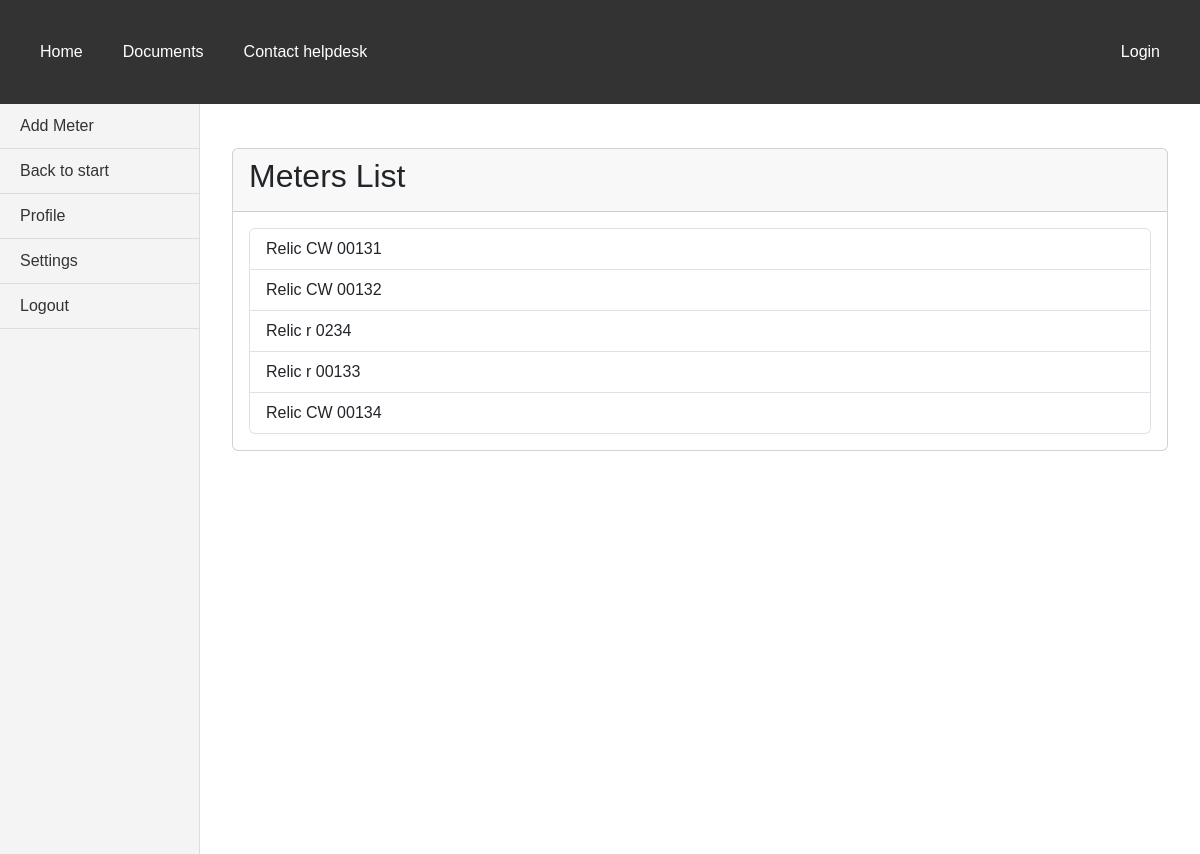
The app's page /bills/meters/, older data.
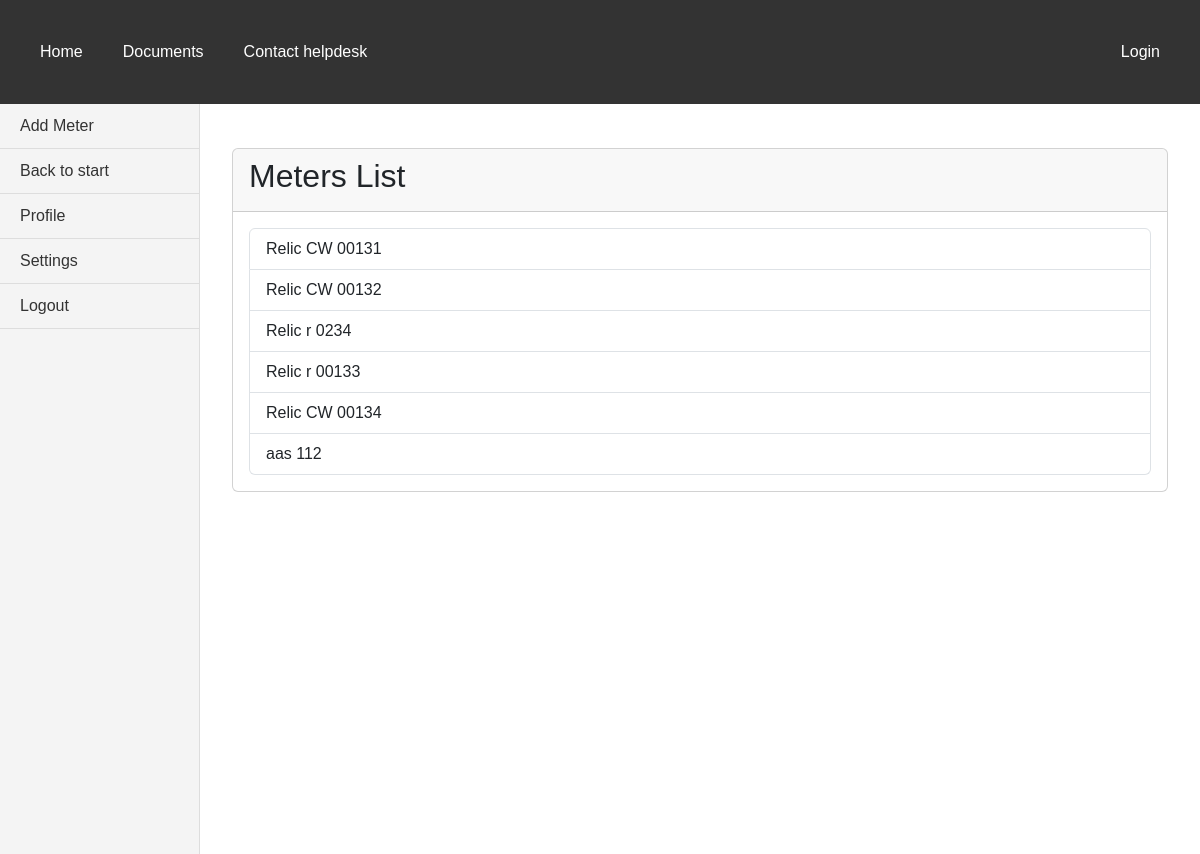
The same page, newer data.
### bills/models.py (models this page shows)
class Meter(models.Model):
    CHOICES = [('cold', 'Cold water'), ('electricity', 'Electricity'), ('hot', 'Hot water'), ('heat', 'Heat'), ('other', 'Other')]
    type = models.CharField('Type of meter', max_length=15, choices=CHOICES)
    manufacturer = models.CharField('Manufacturer', default=" ", max_length=30, validators=[MinLengthValidator(2, 'Must be at least 2 characters')])
    series = models.CharField('Series (if applicable)', default=" ", max_length=5)
    number = models.CharField('Meter number', max_length=10, validators=[
        MinLengthValidator(2, 'Must be at least 2 digits'),
        valid_meter_nr
    ])
    reading_default = models.IntegerField('Default reading (on installation)', validators=[MinValueValidator(0, 'Can not be negative number')])
    verification_date = models.DateField("Verification date", default=date.today)
    address = models.ForeignKey(House, on_delete=models.PROTECT, verbose_name='House address')
    apartment_number = models.ForeignKey(Apartment, on_delete=models.PROTECT, default='', verbose_name='Apartment number')
    def __str__(self):
        return str(self.manufacturer) + '  ' + self.series + ' ' + self.number

### bills/views.py (the view)
# urls.py: path("meters/", views.MeterListView.as_view(), name='meters'),
class MeterListView(ListView):
    model = Meter
    template_name = 'customers_list.html'
    context_object_name = "meters"

### bills/templates/bills/meter_list.html (shortened to what this page needs)
{% extends 'base.html' %}
{% block sidebar %}
<aside class="vertical-menu">
    <a href="{% url 'add_meter' %}">Add Meter</a>
    <a href="{% url 'index' %}">Back to start</a>
    <a href="#">Profile</a>
    <a href="#">Settings</a>
    <a href="#">Logout</a>
</aside>
{% endblock %}
{% block content %}
<div class="container mt-4">
    <div class="card">
        <div class="card-header">
            <h2>Meters List</h2>
        </div>
        <div class="card-body">
            <div class="list-group">
                {% for item in object_list %}
                    <a href="{% url 'meter_update' item.pk %}" class="list-group-item list-group-item-action">
                        {{ item }}
                    </a>
                {% endfor %}
            </div>
        </div>
    </div>
</div>
{% endblock %}

Row changes from the older to the newer data that the page shows:
added Meter: manufacturer+series+number "aas 112"
